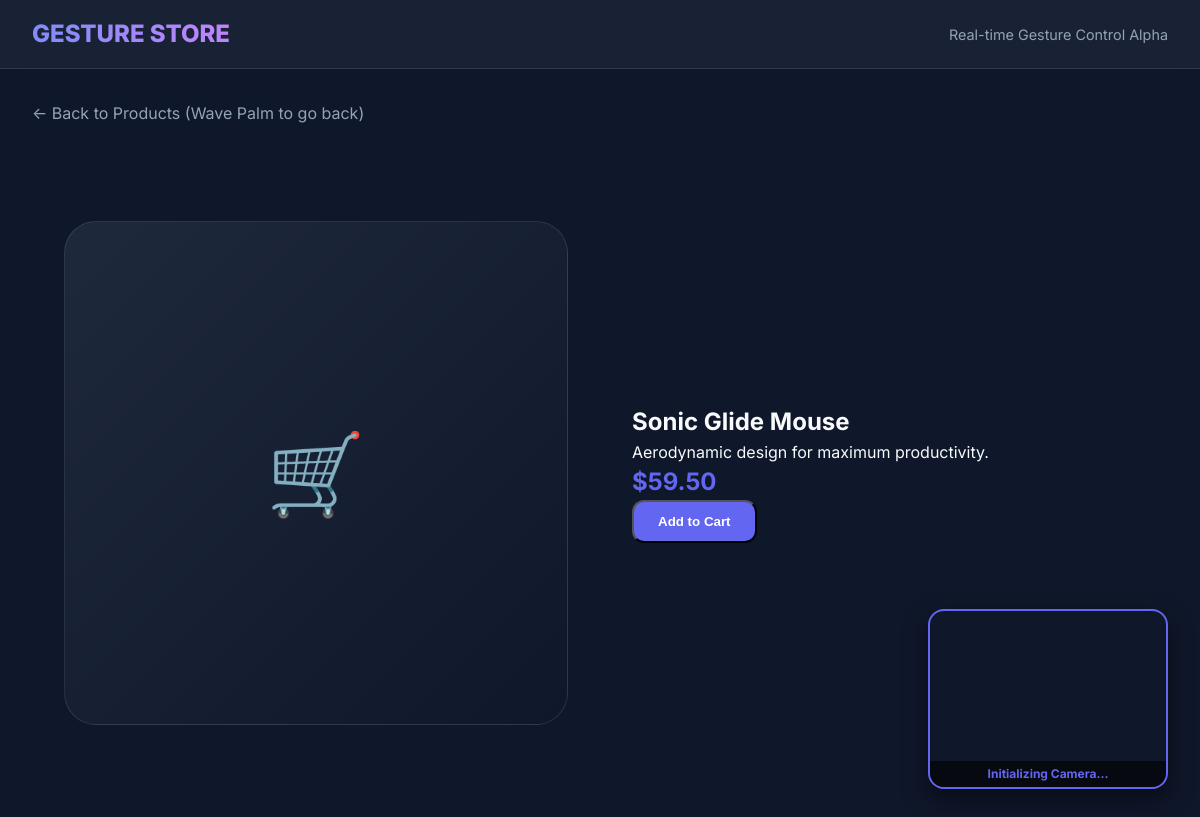
The app's page /product/3 with its own data.
### app/models.py (models this page shows)
class Product(Base):
    __tablename__ = "products"
    id = Column(Integer, primary_key=True, index=True)
    name = Column(String, index=True)
    description = Column(String)
    price = Column(Float)

### app/main.py (the view)
@app.get("/product/{product_id}")
def read_product(request: Request, product_id: int, db: Session = Depends(get_db)):
    product = db.query(Product).filter(Product.id == product_id).first()
    return templates.TemplateResponse(
        request=request, name="product.html", context={"product": product}
    )

### app/templates/product.html (shortened to what this page needs)
<!DOCTYPE html>
<html lang="en">
<head>
    <link rel="stylesheet" href="/static/css/style.css">
</head>
<body>
    <header>
        <div class="logo">GESTURE STORE</div>
        <div class="nav-links">
            <span style="color: var(--text-secondary); font-size: 0.9rem;">Real-time Gesture Control Alpha</span>
        </div>
    </header>
    <div class="container">
        <a href="/" class="back-link">
            ← Back to Products (Wave Palm to go back)
        </a>
        <section class="product-detail animate-fade-in">
            <div class="product-image-placeholder">🛒</div>
            <div class="product-info">
                <h1>{{ product.name }}</h1>
                <p>{{ product.description }}</p>
                <div class="price">
                    ${{ "%.2f"|format(product.price) }}
                </div>
                <button class="btn" onclick="alert('Added to cart!')">
                    Add to Cart
                </button>
            </div>
        </section>
    </div>
    <div id="webcam-container">
        <video id="video-preview" muted></video>
        <div class="gesture-status" id="gesture-text">Initializing Camera...</div>
    </div>
</body>
</html>

### app/static/css/style.css (style rules this page uses)
:root { --primary: #6366f1; --primary-hover: #4f46e5; --bg-dark: #0f172a; --bg-card: #1e293b; --text-primary: #f8fafc; --text-secondary: #94a3b8; --glass: rgba(30, 41, 59, 0.7); --border: rgba(255, 255, 255, 0.1); }
* { margin: 0; padding: 0; box-sizing: border-box; }
body { font-family: 'Inter', system-ui, -apple-system, sans-serif; background-color: var(--bg-dark); color: var(--text-primary); overflow-x: hidden; line-height: 1.5; }
header { position: sticky; top: 0; z-index: 50; background: var(--glass); backdrop-filter: blur(12px); border-bottom: 1px solid var(--border); padding: 1rem 2rem; display: flex; justify-content: space-between; align-items: center; }
.logo { font-size: 1.5rem; font-weight: 800; background: linear-gradient(to right, #818cf8, #c084fc); -webkit-background-clip: text; -webkit-text-fill-color: transparent; }
#webcam-container { position: fixed; bottom: 2rem; right: 2rem; width: 240px; height: 180px; border-radius: 1rem; overflow: hidden; border: 2px solid var(--primary); box-shadow: 0 10px 25px rgba(0, 0, 0, 0.5); z-index: 100; transition: transform 0.3s cubic-bezier(0.4, 0, 0.2, 1); }
#video-preview, #skeleton-canvas { width: 100%; height: 100%; object-fit: cover; transform: scaleX(-1); }
.gesture-status { position: absolute; bottom: 0; left: 0; right: 0; background: rgba(0, 0, 0, 0.6); padding: 0.25rem 0.5rem; font-size: 0.75rem; text-align: center; color: var(--primary); font-weight: bold; }
.container { max-width: 1200px; margin: 0 auto; padding: 2rem; }
.price { font-size: 1.5rem; font-weight: 700; color: var(--primary); }
.btn { display: inline-block; background: var(--primary); color: white; padding: 0.75rem 1.5rem; border-radius: 0.75rem; text-decoration: none; font-weight: 600; transition: background 0.2s; }
.animate-fade-in { animation: fadeInUp 0.6s ease forwards; }
.product-detail { display: grid; grid-template-columns: 1fr 1fr; gap: 4rem; padding: 4rem 2rem; align-items: center; }
.product-image-placeholder { aspect-ratio: 1; background: linear-gradient(135deg, #1e293b 0%, #0f172a 100%); border-radius: 2rem; display: flex; align-items: center; justify-content: center; font-size: 5rem; border: 1px solid var(--border); }
.back-link { color: var(--text-secondary); text-decoration: none; display: flex; align-items: center; gap: 0.5rem; margin-bottom: 2rem; }

### records on screen
Product: name "Sonic Glide Mouse", description "Aerodynamic design for maximum productivity.", price "59.50"
